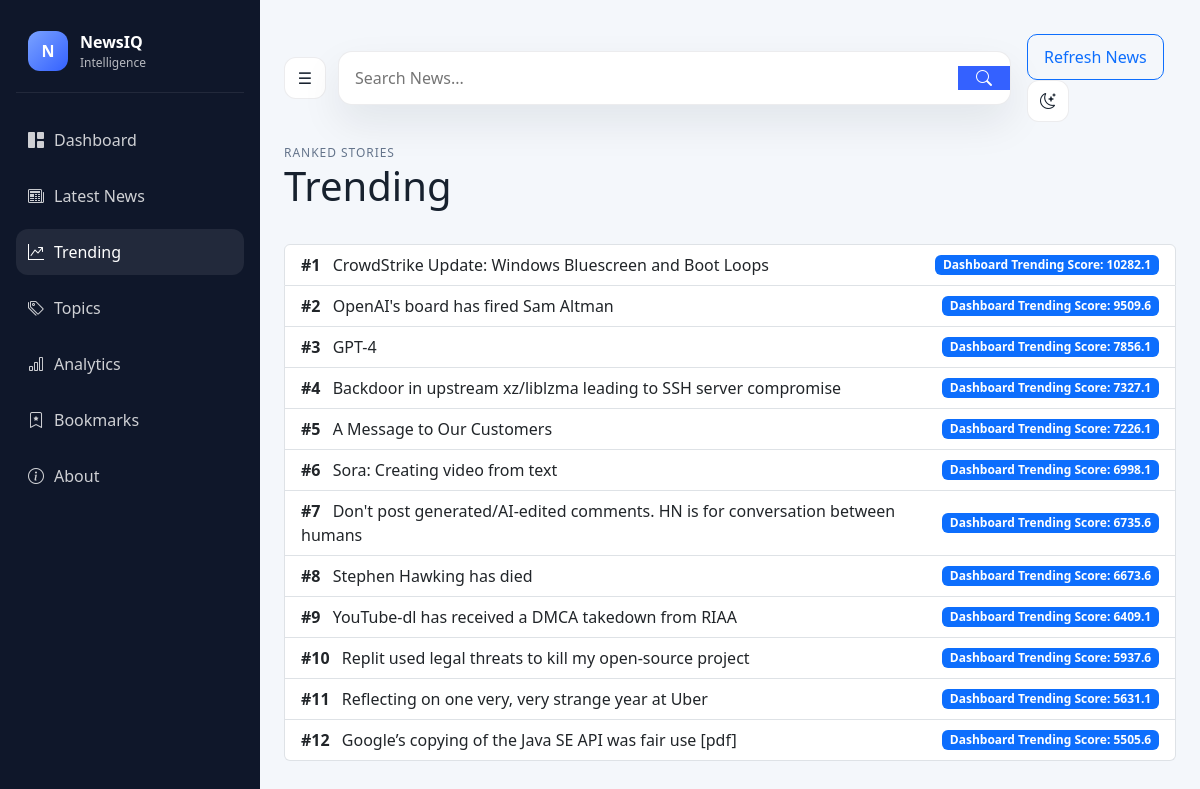
The page /trending/ on the database its author committed.
### news/models.py (models this page shows, shortened)
class Article(models.Model):
    title = models.CharField(max_length=500)
    description = models.TextField(blank=True, default='')
    url = models.URLField(max_length=1000, unique=True)
    source = models.CharField(max_length=200, default='Hacker News')
    author = models.CharField(max_length=200, blank=True, default='')
    published_at = models.DateTimeField(null=True, blank=True)
    category = models.CharField(max_length=100, default='World')
    sentiment = models.CharField(max_length=20, default='Neutral')
    sentiment_score = models.FloatField(default=0.0)
    keywords = models.TextField(blank=True, default='')
    popularity_score = models.FloatField(default=0.0)
    created_at = models.DateTimeField(auto_now_add=True)
    updated_at = models.DateTimeField(auto_now=True)
    class Meta:
        ordering = ['-published_at', '-popularity_score', '-created_at']
        indexes = [
            models.Index(fields=['published_at']),
            models.Index(fields=['category']),
            models.Index(fields=['sentiment']),
            models.Index(fields=['source']),
        ]

### news/views.py (the view)
# urls.py: path('trending/', views.trending_view, name='trending'),
def trending_view(request):
    ctx = build_base_context(request)
    ctx['active_section'] = 'trending'
    ctx['trending'] = get_trending_articles(12)
    return render(request, 'trending.html', ctx)

### news/services/news_service.py (called while the page is built)
def get_trending_articles(limit: int = 8):
    articles = list(Article.objects.all())
    for article in articles:
        article.dashboard_score = compute_trending_score(article)
    articles.sort(key=lambda item: item.dashboard_score, reverse=True)
    return articles[:limit]

def compute_trending_score(article):
    points = float(article.popularity_score or 0)
    recency = 0
    if article.published_at:
        age_hours = max((datetime.now(article.published_at.tzinfo) - article.published_at).total_seconds() / 3600, 1)
        recency = max(0, 48 - age_hours) * 0.6
    comments = 0
    if 'comments' in article.keywords:
        comments = 10
    return points + recency + comments

### news/views.py (called while the page is built)
def build_base_context(request):
    return {
        'active_section': 'dashboard',
        'categories': CATEGORY_CHOICES,
        'sentiments': SENTIMENT_CHOICES,
        'now': datetime.now(),
        'request': request,
    }

### templates/trending.html (shortened to what this page needs)
{% extends 'base.html' %}
{% block content %}
<div class="page-header">
    <div>
        <p class="eyebrow">Ranked stories</p>
        <h1>Trending</h1>
    </div>
</div>
<div class="list-group mt-3">
    {% for item in trending %}
    <div class="list-group-item trending-item">
        <div class="d-flex justify-content-between align-items-center">
            <div>
                <strong>#{{ forloop.counter }}</strong>
                <a href="{% url 'article_detail' item.id %}" class="ms-2">{{ item.title }}</a>
            </div>
            <span class="badge text-bg-primary">Dashboard Trending Score: {{ item.popularity_score|floatformat:1 }}</span>
        </div>
    </div>
    {% empty %}
    <div class="empty-state">No trending data is available yet.</div>
    {% endfor %}
</div>
{% endblock %}

### templates/base.html (shortened to what this page needs)
{% load static %}
<!DOCTYPE html>
<html lang="en" data-theme="light">
<head>
    <link href="https://cdn.jsdelivr.net/npm/bootstrap@5.3.3/dist/css/bootstrap.min.css" rel="stylesheet">
    <link rel="stylesheet" href="https://cdn.jsdelivr.net/npm/bootstrap-icons@1.11.3/font/bootstrap-icons.min.css">
    <link rel="stylesheet" href="{% static 'css/style.css' %}">
</head>
<body>
    <div class="app-shell">
        <aside class="sidebar">
            <div class="brand-wrap">
                <div class="brand-mark">N</div>
                <div>
                    <div class="brand-title">NewsIQ</div>
                    <div class="brand-subtitle">Intelligence</div>
                </div>
            </div>
            <nav class="side-nav">
                <a href="{% url 'dashboard' %}" class="nav-item {% if active_section == 'dashboard' %}active{% endif %}"><i class="bi bi-grid-1x2-fill"></i> Dashboard</a>
                <a href="{% url 'news_list' %}" class="nav-item {% if active_section == 'news' %}active{% endif %}"><i class="bi bi-newspaper"></i> Latest News</a>
                <a href="{% url 'trending' %}" class="nav-item {% if active_section == 'trending' %}active{% endif %}"><i class="bi bi-graph-up-arrow"></i> Trending</a>
                <a href="{% url 'topics' %}" class="nav-item {% if active_section == 'topics' %}active{% endif %}"><i class="bi bi-tags"></i> Topics</a>
                <a href="{% url 'analytics' %}" class="nav-item {% if active_section == 'analytics' %}active{% endif %}"><i class="bi bi-bar-chart"></i> Analytics</a>
                <a href="{% url 'bookmarks' %}" class="nav-item {% if active_section == 'bookmarks' %}active{% endif %}"><i class="bi bi-bookmark-star"></i> Bookmarks</a>
                <a href="{% url 'about' %}" class="nav-item {% if active_section == 'about' %}active{% endif %}"><i class="bi bi-info-circle"></i> About</a>
            </nav>
        </aside>
        <main class="main-panel">
            <header class="topbar">
                <div class="topbar-left">
                    <button class="mobile-toggle" type="button">☰</button>
                    <form class="search-form" method="get" action="{% url 'news_list' %}">
                        <input type="text" name="q" value="{{ query|default:'' }}" placeholder="Search News...">
                        <button type="submit"><i class="bi bi-search"></i></button>
                    </form>
                </div>
                <div class="topbar-right">
                    <a class="btn btn-outline-primary refresh-btn" href="{% url 'refresh_news' %}">Refresh News</a>
                    <button class="theme-toggle" type="button" aria-label="Toggle theme"><i class="bi bi-moon-stars"></i></button>
                </div>
            </header>
            {% block content %}{% endblock %}
        </main>
    </div>
</body>
</html>

### static/css/style.css (style rules this page uses)
:root { --bg: #f4f7fb; --panel: #ffffff; --panel-alt: #eef4ff; --text: #17212e; --muted: #64748b; --primary: #3461ff; --primary-soft: rgba(52, 97, 255, 0.12); --border: rgba(15, 23, 42, 0.08); --shadow: 0 18px 40px rgba(15, 23, 42, 0.08); --positive: #1f9d68; --negative: #d94c4c; --neutral: #f5a524; --sidebar: #0f172a; --sidebar-soft: #1e293b; }
* { box-sizing: border-box; }
body { margin: 0; font-family: 'Segoe UI', sans-serif; background: var(--bg); color: var(--text); }
a { color: inherit; text-decoration: none; }
.app-shell { display: flex; min-height: 100vh; }
.sidebar { width: 260px; background: var(--sidebar); color: white; padding: 20px 16px; position: sticky; top: 0; height: 100vh; }
.brand-wrap { display: flex; align-items: center; gap: 12px; padding: 10px 12px 20px; border-bottom: 1px solid rgba(255,255,255,0.08); }
.brand-mark { display: flex; align-items: center; justify-content: center; width: 40px; height: 40px; border-radius: 12px; background: linear-gradient(135deg, #7aa2ff, #3461ff); font-weight: 700; }
.brand-title { font-weight: 700; }
.brand-subtitle { font-size: 12px; color: rgba(255, 255, 255, 0.7); }
.side-nav { display: flex; flex-direction: column; gap: 10px; margin-top: 24px; }
.nav-item { display: flex; align-items: center; gap: 10px; padding: 11px 12px; border-radius: 12px; color: rgba(255,255,255,0.8); transition: 0.2s ease; }
.nav-item:hover, .nav-item.active { background: rgba(255,255,255,0.08); color: white; }
.main-panel { flex: 1; padding: 24px; }
.topbar { display: flex; align-items: center; justify-content: space-between; gap: 16px; padding: 10px 0 22px; }
.topbar-left { display: flex; align-items: center; width: 100%; gap: 12px; }
.search-form { display: flex; align-items: center; flex: 1; background: var(--panel); border: 1px solid var(--border); border-radius: 14px; overflow: hidden; box-shadow: var(--shadow); }
.search-form input { width: 100%; border: 0; background: transparent; color: var(--text); padding: 14px 16px; outline: none; }
.search-form button { border: 0; background: var(--primary); color: white; height: 100%; padding: 0 18px; }
.theme-toggle, .mobile-toggle { border: 1px solid var(--border); background: var(--panel); color: var(--text); border-radius: 12px; width: 42px; height: 42px; }
.page-header { display: flex; align-items: center; justify-content: space-between; margin-bottom: 22px; }
.eyebrow { margin: 0; color: var(--muted); font-size: 12px; text-transform: uppercase; letter-spacing: 0.08em; }
h1, h2, h3, h4, h5, h6 { margin: 0 0 12px; }
.btn { border-radius: 10px; padding: 10px 16px; }

### rows shown on the page
Article: title "CrowdStrike Update: Windows Bluescreen and Boot Loops", popularity_score "10282.1"
Article: title "OpenAI's board has fired Sam Altman", popularity_score "9509.6"
Article: title "GPT-4", popularity_score "7856.1"
Article: title "Backdoor in upstream xz/liblzma leading to SSH server compromise", popularity_score "7327.1"
Article: title "A Message to Our Customers", popularity_score "7226.1"
Article: title "Sora: Creating video from text", popularity_score "6998.1"
Article: title "Don't post generated/AI-edited comments. HN is for conversation between humans", popularity_score "6735.6"
Article: title "Stephen Hawking has died", popularity_score "6673.6"
Article: title "YouTube-dl has received a DMCA takedown from RIAA", popularity_score "6409.1"
Article: title "Replit used legal threats to kill my open-source project", popularity_score "5937.6"
Article: title "Reflecting on one very, very strange year at Uber", popularity_score "5631.1"
Article: title "Google’s copying of the Java SE API was fair use [pdf]", popularity_score "5505.6"
